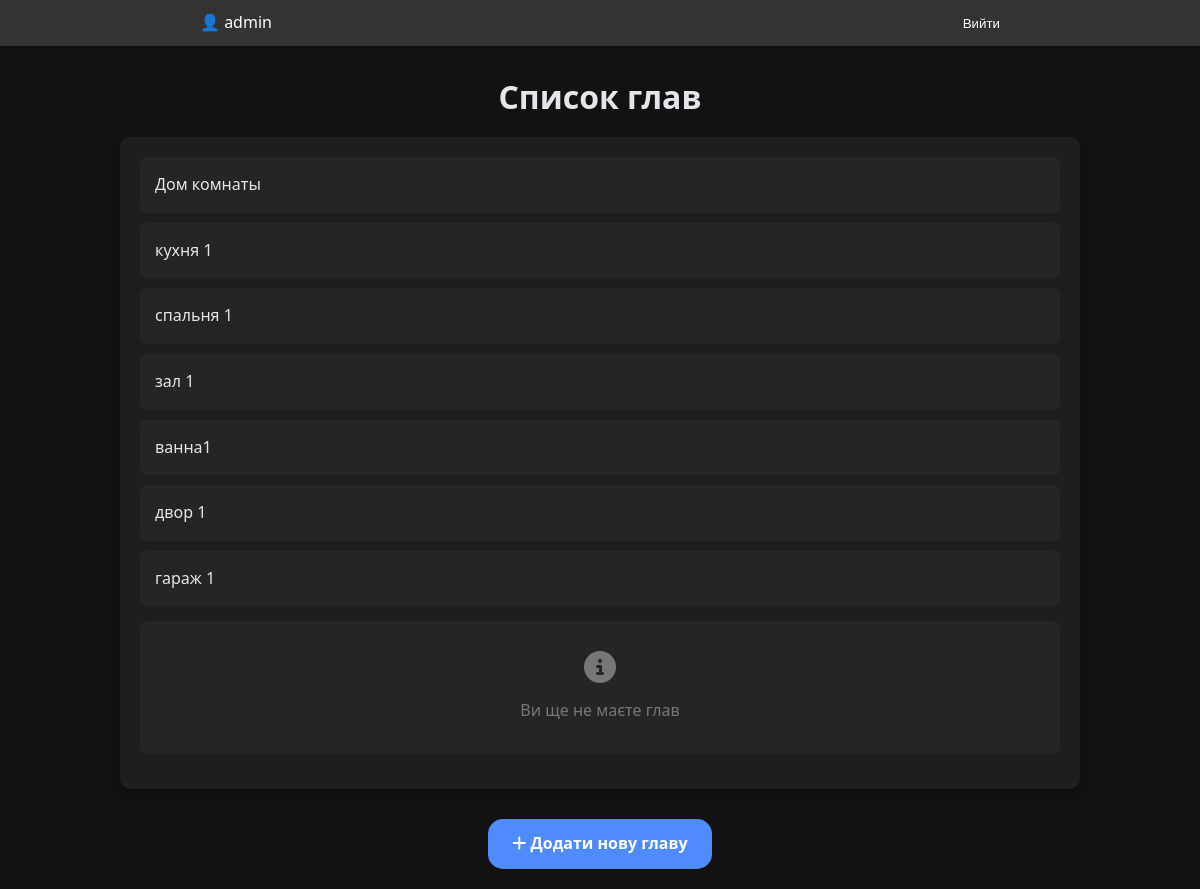
The page /chapters/1 (signed in) on the database its author committed.
### trainer/models.py (models this page shows, shortened)
class Chapter(models.Model):
    name = models.CharField(max_length=255)
    user = models.ForeignKey(User, on_delete=models.CASCADE, blank=True, null=True)
    section = models.ForeignKey(Section, on_delete=models.CASCADE, related_name='chapters', blank=True, null=True)

### trainer/views.py (the view)
# urls.py: path('chapters/<int:section_id>', views.chapter, name='chapters'),
@login_required(login_url="/login/")
def chapter(request, section_id):
    section = get_object_or_404(Section, id=section_id)
    chapters = Chapter.objects.filter(section=section, user__isnull=True)
    user_chapters = Chapter.objects.filter(section=section, user=request.user)
    chapter_content_type = ContentType.objects.get_for_model(Chapter)
    selected_chapter_ids = UserSelection.objects.filter(
        user=request.user,
        content_type=chapter_content_type,
        object_id__in=[c.id for c in user_chapters]
    ).values_list('object_id', flat=True)
    return render(
        request,
        "chapters.html",
        context={
            "chapters": chapters,
            "user_chapters": user_chapters,
            "section_id": section.id,
            "selected_chapter_ids": set(selected_chapter_ids),
        },
    )

### trainer/templates/chapters.html (shortened to what this page needs)
{% extends "base.html" %}
{% block extra_styles %}
<link rel="stylesheet" href="/static/css/rooms.css">
<link rel="stylesheet" href="https://cdnjs.cloudflare.com/ajax/libs/font-awesome/6.1.1/css/all.min.css">
{% endblock %}
{% block content %}
<div class="container">
    <h1>Список глав</h1>
    <div class="section-card">
        <ul class="room-list" id="roomList">
            {% for chapter in chapters %}
            <a href="{% url 'rooms' chapter.id %}">
                <li class="room-item">
                    <span>{{ chapter.name }}</span>
                </li>
            </a>
            {% endfor %}
        </ul>
        <ul class="room-list" id="roomUserList">
            {% if user_chapters %}
                {% for chapter in user_chapters %}
                <li class="room-item" data-room-id="{{ chapter.id }}">
                    <label class="custom-checkbox-label">
                        <div class="item-content">
                            <a href="{% url 'rooms' chapter.id %}">
                                <span>{{ chapter.name }}</span>
                            </a>
                        </div>
                    </label>
                    <div class="room-actions">
                        <label class="checkbox-wrapper">
                            <input
                                type="checkbox"
                                class="item-checkbox"
                                data-item-type="chapter"
                                data-item-id="{{ chapter.id }}"
                                {% if chapter.id in selected_chapter_ids %}checked{% endif %}
                            >
                            <span class="checkmark"></span>
                        </label>
                        <button class="icon-btn edit-room" room-id="{{ chapter.id }}" room-name="{{ chapter.name }}">
                            <i class="fas fa-edit"></i>
                        </button>
                        <button class="icon-btn delete-room" onclick="deleteRoom({{ chapter.id }})">
                            <i class="fas fa-trash"></i>
                        </button>
                    </div>
                </li>
                {% endfor %}
            {% else %}
                <div class="empty-state">
                    <i class="fas fa-info-circle"></i>
                    <p>Ви ще не маєте глав</p>
                </div>
            {% endif %}
        </ul>
    </div>
    <div class="add-room">
        <a href="javascript:void(0);" onclick="showAddRoomForm()">
            <i class="fas fa-plus"></i> Додати нову главу
        </a>
    </div>
</div>
{% endblock %}

### trainer/templates/base.html (shortened to what this page needs)
{% load static %}
<!DOCTYPE html>
<html lang="uk">
<head>
    <link rel="stylesheet" href="{% static 'css/custom_checkbox.css' %}">
    {% block extra_styles %}{% endblock %}
</head>
<body>
    {% if user.is_authenticated %}
    <header style="background: #333; color: white; padding: 10px;">
        <div style="max-width: 800px; margin: auto; display: flex; justify-content: space-between;">
            <div>👤 {{ user.username }}</div>
            <div>
                <form method="post" action="{% url 'logout' %}">
                    <button type="submit" style="background: none; border: none; color: white; cursor: pointer;">Вийти</button>
                </form>
            </div>
        </div>
    </header>
    {% endif %}
    {% block content %}{% endblock %}
</body>
</html>

### trainer/static/css/rooms.css (style rules this page uses)
:root { --bg-primary: #121212; --bg-secondary: #1e1e1e; --bg-elevated: #252525; --text-primary: #e4e6eb; --text-secondary: #b0b3b8; --text-muted: #777; --border-color: #333; --accent-primary: #4f8aff; --accent-secondary: #3a6fc7; --success-color: #4caf50; --error-color: #e53935; --warning-color: #ff9800; --card-shadow: 0 4px 10px rgba(0, 0, 0, 0.25); --border-radius-sm: 6px; --border-radius-md: 10px; --border-radius-lg: 15px; --spacing-xs: 5px; --spacing-sm: 10px; --spacing-md: 15px; --spacing-lg: 20px; --spacing-xl: 30px; --font-size-xs: 12px; --font-size-sm: 14px; --font-size-md: 16px; --font-size-lg: 18px; --font-size-xl: 24px; --font-size-xxl: 32px; --transition-speed: 0.3s; }
* { box-sizing: border-box; margin: 0; padding: 0; }
body { font-family: 'Segoe UI', Roboto, 'Helvetica Neue', Arial, sans-serif; background-color: var(--bg-primary); color: var(--text-primary); line-height: 1.6; min-height: 100vh; display: flex; flex-direction: column; position: relative; }
a { text-decoration: none; }
.container { width: 100%; max-width: 1000px; margin: 0 auto; padding: 0 var(--spacing-lg); }
h1, h2, h3, h4 { font-weight: 600; line-height: 1.3; margin-bottom: var(--spacing-md); color: var(--text-primary); }
h1 { font-size: var(--font-size-xxl); margin-top: var(--spacing-xl); margin-bottom: var(--spacing-lg); text-align: center; }
.section-card { background-color: var(--bg-secondary); border-radius: var(--border-radius-md); box-shadow: var(--card-shadow); margin-bottom: var(--spacing-xl); padding: var(--spacing-lg); overflow: hidden; }
.room-list { list-style: none; padding: 0; margin-bottom: var(--spacing-md); }
.room-item { display: flex; justify-content: space-between; align-items: center; padding: var(--spacing-md); border-radius: var(--border-radius-sm); background-color: var(--bg-elevated); margin-bottom: var(--spacing-sm); transition: all 0.2s ease; animation: fadeIn 0.5s; }
.room-item span { font-size: var(--font-size-md); font-weight: 500; color: var(--text-primary); flex-grow: 1; }
.add-room { margin: var(--spacing-md) 0 var(--spacing-lg); text-align: center; }
.add-room a { display: inline-block; padding: 12px 24px; background-color: var(--accent-primary); color: white; font-weight: 600; border-radius: var(--border-radius-lg); text-decoration: none; transition: all 0.2s ease; font-size: var(--font-size-md); }
.empty-state { text-align: center; padding: var(--spacing-xl) 0; color: var(--text-muted); background-color: rgba(255, 255, 255, 0.03); border-radius: var(--border-radius-sm); margin-top: var(--spacing-md); }
.empty-state i { font-size: 32px; margin-bottom: var(--spacing-md); display: block; }
.empty-state p { font-size: var(--font-size-md); }

### rows shown on the page
Chapter: name "Дом комнаты"
Chapter: name "кухня 1"
Chapter: name "спальня 1"
Chapter: name "зал 1"
Chapter: name "ванна1"
Chapter: name "двор 1"
Chapter: name "гараж 1"

### other values the page prints
{{ user.username }} "admin"
